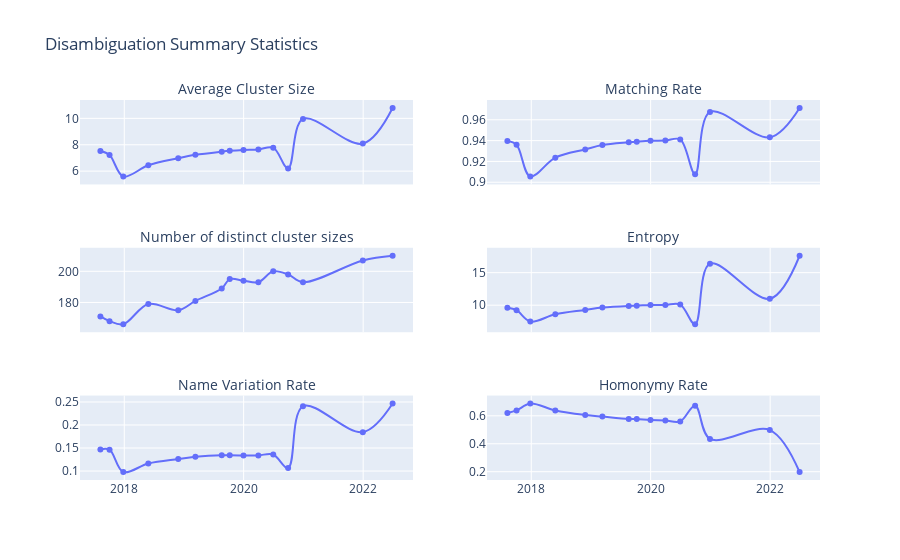

Notebook source saved alongside this figure:
### Markdown cell above
## Summary Statistics

Visualization of relevant disambiguation summaries and their evolution over time. Refer to the {doc}`Summary Statistics <02-summary_statistics.html>` page for more information.

### Code cell
from er_evaluation.plots import plot_summaries

plot_summaries(predictions, names)

### Figure 1 — Plotly figure (JSON) as saved in the notebook; plotly's stock layout.template omitted (floating-point values rounded to 4 significant figures)
{"data": [{"hovertemplate": "prediction=%{x}<br>average_cluster_size=%{y}<extra></extra>", "legendgroup": "", "line": {"color": "#636efa", "dash": "solid", "shape": "spline"}, "marker": {"symbol": "circle"}, "mode": "lines+markers", "name": "", "orientation": "v", "showlegend": false, "type": "scatter", "x": ["2017-08-08T00:00:00", "2017-10-03T00:00:00", "2017-12-26T00:00:00", "2018-05-28T00:00:00", "2018-11-27T00:00:00", "2019-03-12T00:00:00", "2019-08-20T00:00:00", "2019-10-08T00:00:00", "2019-12-31T00:00:00", "2020-03-31T00:00:00", "2020-06-30T00:00:00", "2020-09-29T00:00:00", "2020-12-29T00:00:00", "2021-12-30T00:00:00", "2022-06-30T00:00:00"], "xaxis": "x", "y": [7.524, 7.219, 5.596, 6.443, 6.98, 7.234, 7.478, 7.539, 7.608, 7.648, 7.778, 6.207, 9.96, 8.089, 10.79], "yaxis": "y"}, {"hovertemplate": "prediction=%{x}<br>matching_rate=%{y}<extra></extra>", "legendgroup": "", "line": {"color": "#636efa", "dash": "solid", "shape": "spline"}, "marker": {"symbol": "circle"}, "mode": "lines+markers", "name": "", "orientation": "v", "showlegend": false, "type": "scatter", "x": ["2017-08-08T00:00:00", "2017-10-03T00:00:00", "2017-12-26T00:00:00", "2018-05-28T00:00:00", "2018-11-27T00:00:00", "2019-03-12T00:00:00", "2019-08-20T00:00:00", "2019-10-08T00:00:00", "2019-12-31T00:00:00", "2020-03-31T00:00:00", "2020-06-30T00:00:00", "2020-09-29T00:00:00", "2020-12-29T00:00:00", "2021-12-30T00:00:00", "2022-06-30T00:00:00"], "xaxis": "x2", "y": [0.9396, 0.936, 0.9056, 0.9236, 0.9316, 0.9357, 0.9383, 0.939, 0.9398, 0.94, 0.9411, 0.9077, 0.9675, 0.9431, 0.9713], "yaxis": "y2"}, {"hovertemplate": "prediction=%{x}<br>H0=%{y}<extra></extra>", "legendgroup": "", "line": {"color": "#636efa", "dash": "solid", "shape": "spline"}, "marker": {"symbol": "circle"}, "mode": "lines+markers", "name": "", "orientation": "v", "showlegend": false, "type": "scatter", "x": ["2017-08-08T00:00:00", "2017-10-03T00:00:00", "2017-12-26T00:00:00", "2018-05-28T00:00:00", "2018-11-27T00:00:00", "2019-03-12T00:00:00", "2019-08-20T00:00:00", "2019-10-08T00:00:00", "2019-12-31T00:00:00", "2020-03-31T00:00:00", "2020-06-30T00:00:00", "2020-09-29T00:00:00", "2020-12-29T00:00:00", "2021-12-30T00:00:00", "2022-06-30T00:00:00"], "xaxis": "x3", "y": [171, 168, 166, 179, 175, 181, 189, 195, 194, 193, 200, 198, 193, 207, 210], "yaxis": "y3"}, {"hovertemplate": "prediction=%{x}<br>H1=%{y}<extra></extra>", "legendgroup": "", "line": {"color": "#636efa", "dash": "solid", "shape": "spline"}, "marker": {"symbol": "circle"}, "mode": "lines+markers", "name": "", "orientation": "v", "showlegend": false, "type": "scatter", "x": ["2017-08-08T00:00:00", "2017-10-03T00:00:00", "2017-12-26T00:00:00", "2018-05-28T00:00:00", "2018-11-27T00:00:00", "2019-03-12T00:00:00", "2019-08-20T00:00:00", "2019-10-08T00:00:00", "2019-12-31T00:00:00", "2020-03-31T00:00:00", "2020-06-30T00:00:00", "2020-09-29T00:00:00", "2020-12-29T00:00:00", "2021-12-30T00:00:00", "2022-06-30T00:00:00"], "xaxis": "x4", "y": [9.596, 9.232, 7.486, 8.601, 9.268, 9.647, 9.896, 9.927, 10.04, 10.04, 10.1, 7.075, 16.37, 10.99, 17.59], "yaxis": "y4"}, {"hovertemplate": "prediction=%{x}<br>name_variation_rate=%{y}<extra></extra>", "legendgroup": "", "line": {"color": "#636efa", "dash": "solid", "shape": "spline"}, "marker": {"symbol": "circle"}, "mode": "lines+markers", "name": "", "orientation": "v", "showlegend": false, "type": "scatter", "x": ["2017-08-08T00:00:00", "2017-10-03T00:00:00", "2017-12-26T00:00:00", "2018-05-28T00:00:00", "2018-11-27T00:00:00", "2019-03-12T00:00:00", "2019-08-20T00:00:00", "2019-10-08T00:00:00", "2019-12-31T00:00:00", "2020-03-31T00:00:00", "2020-06-30T00:00:00", "2020-09-29T00:00:00", "2020-12-29T00:00:00", "2021-12-30T00:00:00", "2022-06-30T00:00:00"], "xaxis": "x5", "y": [0.1471, 0.1466, 0.0979, 0.1165, 0.1262, 0.131, 0.1343, 0.1341, 0.1341, 0.1341, 0.136, 0.1066, 0.2407, 0.1845, 0.2467], "yaxis": "y5"}, {"hovertemplate": "prediction=%{x}<br>homonymy_rate=%{y}<extra></extra>", "legendgroup": "", "line": {"color": "#636efa", "dash": "solid", "shape": "spline"}, "marker": {"symbol": "circle"}, "mode": "lines+markers", "name": "", "orientation": "v", "showlegend": false, "type": "scatter", "x": ["2017-08-08T00:00:00", "2017-10-03T00:00:00", "2017-12-26T00:00:00", "2018-05-28T00:00:00", "2018-11-27T00:00:00", "2019-03-12T00:00:00", "2019-08-20T00:00:00", "2019-10-08T00:00:00", "2019-12-31T00:00:00", "2020-03-31T00:00:00", "2020-06-30T00:00:00", "2020-09-29T00:00:00", "2020-12-29T00:00:00", "2021-12-30T00:00:00", "2022-06-30T00:00:00"], "xaxis": "x6", "y": [0.6199, 0.6385, 0.6878, 0.6382, 0.6061, 0.5942, 0.5774, 0.5765, 0.5696, 0.5671, 0.5599, 0.6717, 0.4348, 0.4981, 0.1977], "yaxis": "y6"}], "layout": {"annotations": [{"font": {"size": 14}, "showarrow": false, "text": "Average Cluster Size", "x": 0.225, "xanchor": "center", "xref": "paper", "y": 1, "yanchor": "bottom", "yref": "paper"}, {"font": {"size": 14}, "showarrow": false, "text": "Matching Rate", "x": 0.775, "xanchor": "center", "xref": "paper", "y": 1, "yanchor": "bottom", "yref": "paper"}, {"font": {"size": 14}, "showarrow": false, "text": "Number of distinct cluster sizes", "x": 0.225, "xanchor": "center", "xref": "paper", "y": 0.6111, "yanchor": "bottom", "yref": "paper"}, {"font": {"size": 14}, "showarrow": false, "text": "Entropy", "x": 0.775, "xanchor": "center", "xref": "paper", "y": 0.6111, "yanchor": "bottom", "yref": "paper"}, {"font": {"size": 14}, "showarrow": false, "text": "Name Variation Rate", "x": 0.225, "xanchor": "center", "xref": "paper", "y": 0.2222, "yanchor": "bottom", "yref": "paper"}, {"font": {"size": 14}, "showarrow": false, "text": "Homonymy Rate", "x": 0.775, "xanchor": "center", "xref": "paper", "y": 0.2222, "yanchor": "bottom", "yref": "paper"}], "title": {"text": "Disambiguation Summary Statistics"}, "xaxis": {"anchor": "y", "domain": [0, 0.45], "matches": "x5", "showticklabels": false}, "xaxis2": {"anchor": "y2", "domain": [0.55, 1], "matches": "x6", "showticklabels": false}, "xaxis3": {"anchor": "y3", "domain": [0, 0.45], "matches": "x5", "showticklabels": false}, "xaxis4": {"anchor": "y4", "domain": [0.55, 1], "matches": "x6", "showticklabels": false}, "xaxis5": {"anchor": "y5", "domain": [0, 0.45]}, "xaxis6": {"anchor": "y6", "domain": [0.55, 1]}, "yaxis": {"anchor": "x", "domain": [0.7778, 1]}, "yaxis2": {"anchor": "x2", "domain": [0.7778, 1]}, "yaxis3": {"anchor": "x3", "domain": [0.3889, 0.6111]}, "yaxis4": {"anchor": "x4", "domain": [0.3889, 0.6111]}, "yaxis5": {"anchor": "x5", "domain": [0, 0.2222]}, "yaxis6": {"anchor": "x6", "domain": [0, 0.2222]}}}
